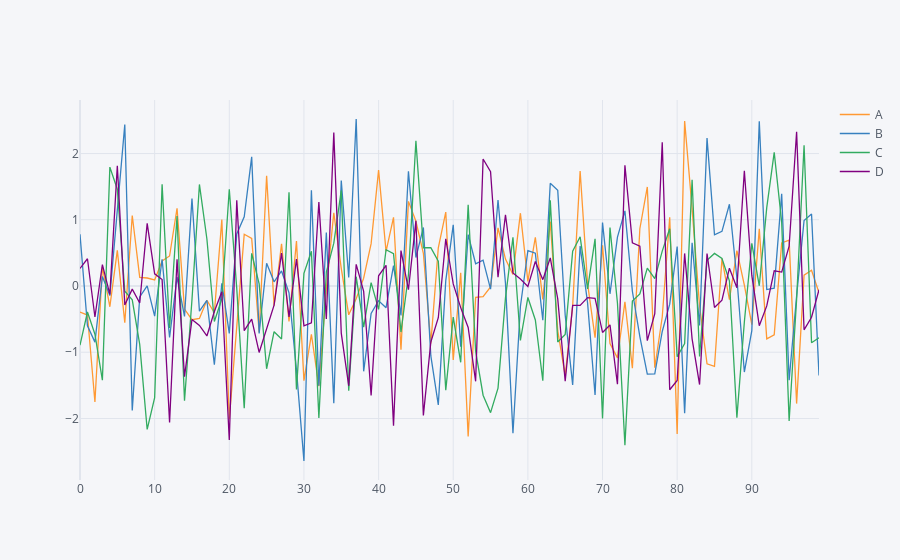

The code cell stored with this chart in its notebook:
### Code cell
# Lets do this with plotly. Super cool! It's basically like MATLAB's standard plotting function!
df.iplot()
